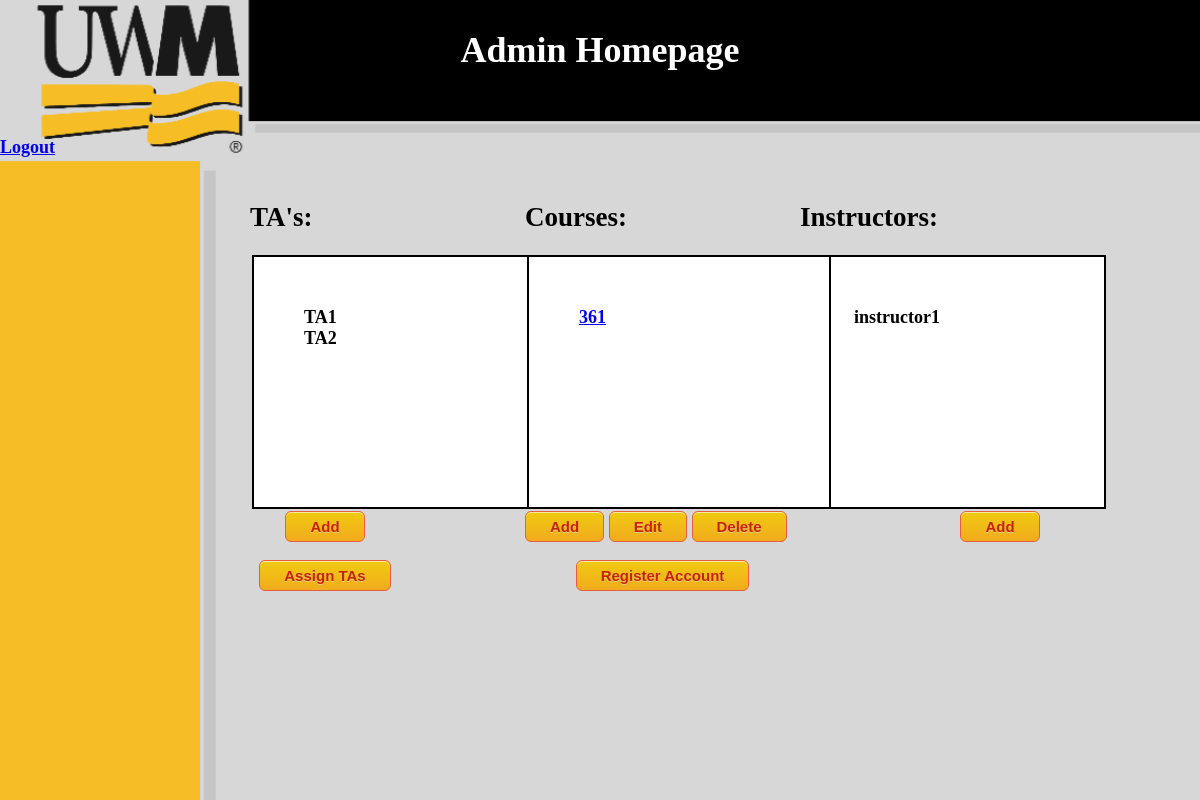
Before: /admin_home/ (signed in) with the older database file.
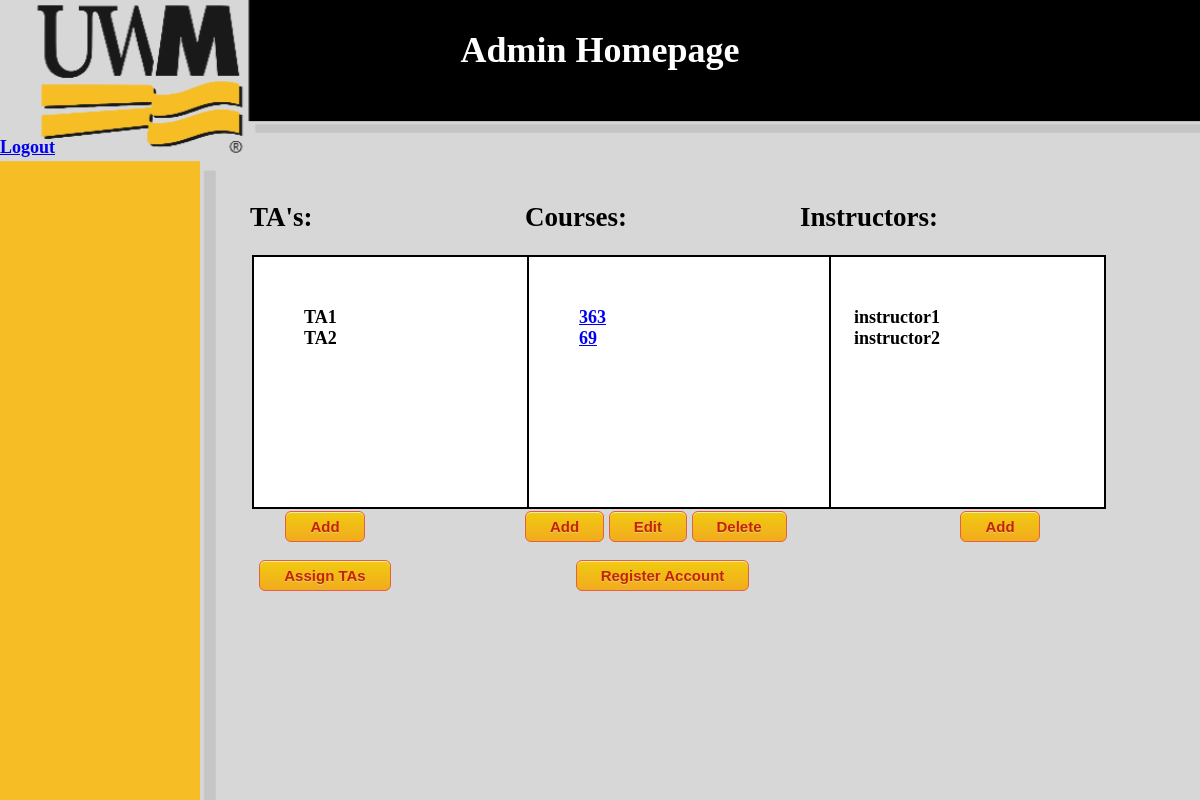
After: the same page with the newer database file.
### TAApp/models.py (models this page shows, shortened)
class TA(models.Model):
    name = models.CharField(max_length=20, null=True)
    project_manager = models.ForeignKey(Instructor, on_delete=models.CASCADE, null=True)
    role = "TA"
    def __str__(self):
        return self.name

class Course(models.Model):
    name = models.CharField(max_length=20, null=True)
    description = models.CharField(max_length=50, null=True)
    project_manager = models.ForeignKey(Administrator, on_delete=models.CASCADE, null=True, blank=True, default="")
    instructor = models.ForeignKey(Instructor, on_delete=models.CASCADE, default="")
    instructorTA = models.ForeignKey(TA, on_delete=models.CASCADE, default="")

class Instructor(models.Model):
    name = models.CharField(max_length=20, null=True)
    project_manager = models.ForeignKey(Administrator, on_delete=models.CASCADE, null=True)
    role = "Instructor"
    def __str__(self):
        return self.name

### TAApp/views.py (the view)
# urls.py: path('admin_home/', Admin_home.as_view(), name='admin_home'),
class Admin_home(View):
    def get(self, request):
        loggedIn = request.session.get("name")
        if MyUser.objects.filter(name=loggedIn).exists():
            user = MyUser.objects.get(name=loggedIn)
            if valid(user.role, "Admin"):
                TAList = list(map(str, TA.objects.all()))
                InstructorList = list(map(str, Instructor.objects.all()))
                CourseList = list(Course.objects.all())
                return render(request, "admin_home.html",
                              {"TAs": TAList, "instructors": InstructorList, "courses": CourseList})
            else:
                return render(request, "login.html", {"message": "unauthorized access"})

### TAApp/views.py (called while the page is built)
def valid(user_role, expected):
    if user_role == expected:
        return True
    else:
        return False

### templates/admin_home.html (shortened to what this page needs)
{% load static %}
<link rel="stylesheet" type="text/css" href="{% static '/css/style.css' %}"/>
<!DOCTYPE html>
<html lang="en">
<head>
</head>
<body>
<div class="bg">
    <div class="HeaderHome"></div>
<h1 class="home">Admin Homepage</h1>
<br/>
<br/>
<a href="/login/">Logout</a>
    <br/>
    <br/>
  <div class="column_left">
      <div class="Left">
      <div class="left">
      <h2>TA's:</h2>
      <form action="/admin_home/"  id = "TAs" method="post">
      <div id="TAList">
    {% for i in TAs %}
    {{ i }}<br/>
    {% endfor %}
      </div>
</form>
        <form action ="/TAs/">
          <input type="submit" value="Add">
        </form>
          <form action ="/assign_TAs/">
              <input type="submit" value="Assign TAs">
          </form>
  </div>
  </div>
  </div>
  <div class="column_center">
        <div class="Left">
            <h2>Courses:</h2>
      <form action="/admin_home/"  id = "Courses" method="post">
      <div id="CourseList">
    {% for course in courses %}
        <a href='/thiscourse/?name={{ course.name }}'>{{ course.name }}</a><br/>
    {% endfor %}
      </div>
</form><form action ="/courses/" style="display:inline-block">
          <input style="display:inline-block" type="submit" value="Add">
        </form>
        <form action ="/editcourse/" style="display:inline-block">
          <input style="display:inline-block" type="submit" value="Edit">
        </form>
            <form action ="/deletecourse/" style="display:inline-block">
          <input style="display:inline-block" type="submit" value="Delete">
        </form>
    <form action ="/register/">
        <input type="submit" value="Register Account">
    </form>
  </div>
  </div>
  <div class="column_right">
            <h2>Instructors:</h2>
      <form action="/admin_home/"  id = "Instructors" method="post">
      <div id="InstructorList">
    {% for i in instructors %}
    {{ i }}<br/>
    {% endfor %}
      </div>
</form>
              <form action ="/instructors/">
          <input type="submit" value="Add">
        </form>
</div>
</div>
</body>
</html>

### TAApp/static/css/style.css (style rules this page uses)
input[type=button], input[type=submit] { box-shadow:inset 0px 1px 0px 0px #f9eca0; background:linear-gradient(to bottom, #f0c911 5%, #f2ab1e 100%); background-color:#f0c911; border-radius:6px; border:1px solid #e65f44; display:inline-block; cursor:pointer; color:#c92200; font-family:Arial; font-size:15px; font-weight:bold; padding:6px 24px; text-decoration:none; text-shadow:0px 1px 0px #ded17c; margin: 0 auto; display: block; }
.center, h1 { text-align: center; margin-left:auto; margin-right:auto; }
body, html { font-family: "Trebuchet MS"; font-size: large; font-weight: bold; height: 100%; margin: 0; }
.bg { background-image: url("../images/background.png"); height: 100%; background-position: center; background-repeat: no-repeat; background-size: cover; background-position: initial; }
.left { padding-left: 125px; }
.column_left { float: left; width: 33.333%; }
.column_right { float: right; width: 33.333%; }
.column_center { display: inline-block; width: 33.333%; }
#TAs,#Courses,#Assignments, #Instructors, #labs { background-color: white; width: 200px; height: 150px; border: 2px solid black; padding: 50px; margin: 2px; }
.home { color: white; }
.HeaderHome { height: 5px; }

Changed rows visible on the page:
removed Course: name "361"
added Course: name "363"
added Course: name "69"
added Instructor: instructors "instructor2"
